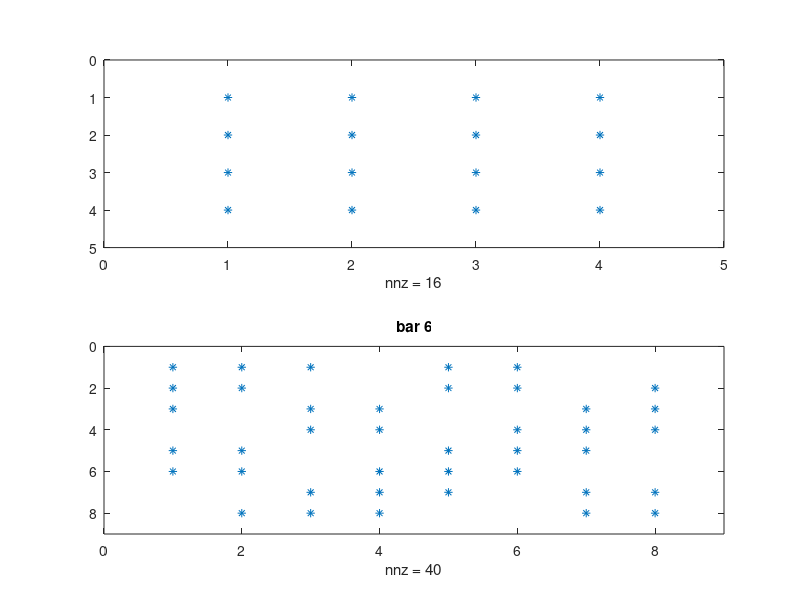
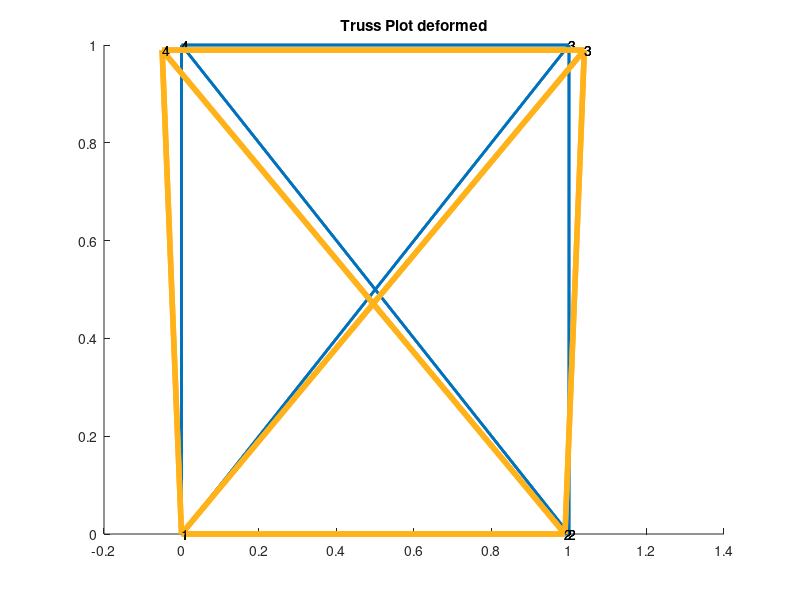

These charts were generated, in order, by the following MATLAB code:
%Truss example code J.Morlier MAE2017
clear all; close all;
    

%%%%%%%%%%%%%%%%%%%%%
%PREPROCESSING
%%%%%%%%%%%%%%%%%%%%%
E=1;%Mpa
S=1;%m*m
L=1;%m

%constant =1
const=E*S/L;

%Connectivity diagram
IEN =  [1 2 3 4 1 4; 2 3 4 1 3 2];  
 
%BCs u1=v1=v2=0
free=[3 5 6 7 8];

%prescribed force at DOFs
f=[0 10 0 -10 0]


%p is the angle define by global  axis X

ndof=2; %DOF per node
nel=6; %Number of bar elements
nen=2;% Number of Node per elements

%Try to describe the topology
phi   	= [0 90 0 90 45 135 ];   	% Angle


%%%%%%%%%%%%%%%%%%%%%
%COMPUTING...
%%%%%%%%%%%%%%%%%%%%%

%K elementary matrix precomputing
for k=1:nel
    
p = phi(k)*pi/180;       % converts degrees to radians
    s   = sin(p);        c  = cos(p);
    s2  = s^2;           c2 = c^2;
       if k==5 % bar 5&6 lenght L*sqrt(2)
               const=const/sqrt(2);
           end

ke(:,:,k) = const*[c2      c*s    -c2     -c*s;       % stiffness matrix for 2D
                c*s     s2     -c*s     -s2; 
               -c2     -c*s     c2       c*s;
               -c*s    -s2      c*s      s2];
          
end


 
%in 2D 4 DOF !
K=zeros(nen*4,nen*4)

%Assembly of K
for i=1:length(IEN)
    j=IEN(1,i);
    k=IEN(2,i);
    %debugg
%     h=(k-j);
%     if h==1
    m1=squeeze(ke(:,:,i))
%       2*j-1:2*j
%       2*k-1:2*k
K(2*j-1:2*j,2*k-1:2*k) = K(2*j-1:2*j,2*k-1:2*k) + m1(1:2,3:4);
K(2*j-1:2*j,2*j-1:2*j) = K(2*j-1:2*j,2*j-1:2*j) + m1(1:2,1:2);
K(2*k-1:2*k,2*k-1:2*k) = K(2*k-1:2*k,2*k-1:2*k) + m1(3:4,3:4);
K(2*k-1:2*k,2*j-1:2*j) = K(2*k-1:2*k,2*j-1:2*j) + m1(1:2,3:4);
%tolerance
   K(abs(K)<0.001)=0
   m1(abs(m1)<0.001)=0

   figure(1);subplot(211)
   spy(m1)
   subplot(212)
   spy(K); str=sprintf('bar %d',i);title(str);
   pause
%end

end
%determinant 
detK=det(K)



K=K(free,free);


%analytical response
A=[1+(sqrt(2)/4) 0 0 -sqrt(2)/4 sqrt(2)/4;0 1+(sqrt(2)/4) sqrt(2)/4 -1 0;...
    0 sqrt(2)/4  1+(sqrt(2)/4) 0 0; -(sqrt(2)/4) -1 0 1+(sqrt(2)/4) -(sqrt(2)/4);...
    (sqrt(2)/4) 0 0 -(sqrt(2)/4) 1+(sqrt(2)/4)];

% de=det(A)
    

%Inversion 
%K matrix sym DP
iA=inv(A)
iK=inv(K)


%Displacement Computation
U=iA*f'
Uk=iK*f'
%Displacement Computation analytical
UC=10*[ 0.25-(sqrt(2)/4) 0.75-(sqrt(2)/4) 0.25-(sqrt(2)/4) -0.5 0.25-(sqrt(2)/4)]'


%%%%%%%%%%%%%%%%%%%%%
%PostProcessing
%%%%%%%%%%%%%%%%%%%%%
figure(2)

% Node:  1    2    3    4  5  6 (origin placed at node 1) 
%--------------------
x   =  [0.0  1.0  1.0  0 ];     % X coordinate  
y   =  [0.0  0.0  1.0  1 ];     % Y coordinate

d=[0 0 UC(1) 0 UC(2) UC(3) UC(4) UC(5)]';

    for i = 1:nel
        XX = [x(IEN(1,i)) x(IEN(2,i)) x(IEN(1,i)) ];
        YY = [y(IEN(1,i)) y(IEN(2,i)) y(IEN(1,i)) ];
        line(XX,YY,'LineWidth',2);hold on;
         
            text(XX(1),YY(1),sprintf('%0.5g',IEN(1,i)));
            text(XX(2),YY(2),sprintf('%0.5g',IEN(2,i)));
        
    end
    title('Truss Plot');
    
    
x=x+0.01*d(1:2:end)';
y=y+0.01*d(2:2:end)';
 
    for i = 1:nel
        XX = [x(IEN(1,i)) x(IEN(2,i)) x(IEN(1,i)) ];
        YY = [y(IEN(1,i)) y(IEN(2,i)) y(IEN(1,i)) ];
        figure(2);hold on;line(XX,YY,'LineWidth',4,'Color',[1 .7 .1]);hold on;
        
            text(XX(1),YY(1),sprintf('%0.5g',IEN(1,i)));
            text(XX(2),YY(2),sprintf('%0.5g',IEN(2,i)));
   
    end
    title('Truss Plot deformed');


